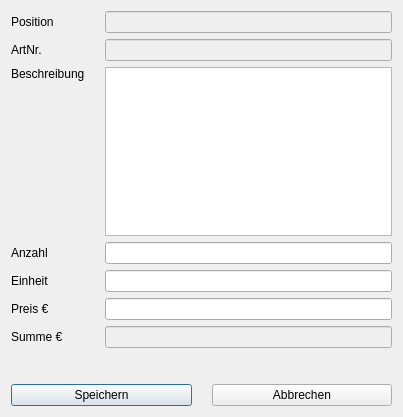
<?xml version="1.0" encoding="UTF-8"?>
<ui version="4.0">
 <class>WindowEditPosition</class>
 <widget class="QDialog" name="WindowEditPosition">
  <property name="geometry">
   <rect>
    <x>0</x>
    <y>0</y>
    <width>403</width>
    <height>417</height>
   </rect>
  </property>
  <property name="sizePolicy">
   <sizepolicy hsizetype="Preferred" vsizetype="Preferred">
    <horstretch>0</horstretch>
    <verstretch>0</verstretch>
   </sizepolicy>
  </property>
  <property name="minimumSize">
   <size>
    <width>0</width>
    <height>0</height>
   </size>
  </property>
  <property name="windowTitle">
   <string>Dialog</string>
  </property>
  <layout class="QVBoxLayout" name="verticalLayout">
   <item>
    <layout class="QGridLayout" name="gridLayout">
     <property name="horizontalSpacing">
      <number>20</number>
     </property>
     <item row="7" column="0">
      <widget class="QLabel" name="label_3">
       <property name="text">
        <string>Summe €</string>
       </property>
      </widget>
     </item>
     <item row="7" column="1">
      <widget class="QLineEdit" name="leEditPosSumme">
       <property name="enabled">
        <bool>false</bool>
       </property>
      </widget>
     </item>
     <item row="6" column="1">
      <widget class="QLineEdit" name="leEditPosPreis"/>
     </item>
     <item row="0" column="0">
      <widget class="QLabel" name="label">
       <property name="text">
        <string>Position</string>
       </property>
      </widget>
     </item>
     <item row="4" column="0">
      <widget class="QLabel" name="label_8">
       <property name="text">
        <string>Anzahl</string>
       </property>
      </widget>
     </item>
     <item row="6" column="0">
      <widget class="QLabel" name="label_6">
       <property name="text">
        <string>Preis €</string>
       </property>
      </widget>
     </item>
     <item row="4" column="1">
      <widget class="QLineEdit" name="leEditPosAnzahl"/>
     </item>
     <item row="1" column="0">
      <widget class="QLabel" name="label_2">
       <property name="text">
        <string>ArtNr.</string>
       </property>
      </widget>
     </item>
     <item row="0" column="1">
      <widget class="QLineEdit" name="leEditPosPosition">
       <property name="enabled">
        <bool>false</bool>
       </property>
      </widget>
     </item>
     <item row="2" column="0">
      <widget class="QLabel" name="lbDescription">
       <property name="text">
        <string>Beschreibung</string>
       </property>
       <property name="alignment">
        <set>Qt::AlignLeading|Qt::AlignLeft|Qt::AlignTop</set>
       </property>
      </widget>
     </item>
     <item row="5" column="1">
      <widget class="QLineEdit" name="leEditPosEinheit"/>
     </item>
     <item row="1" column="1">
      <widget class="QLineEdit" name="leEditPosArtNr">
       <property name="enabled">
        <bool>false</bool>
       </property>
      </widget>
     </item>
     <item row="5" column="0">
      <widget class="QLabel" name="label_4">
       <property name="text">
        <string>Einheit</string>
       </property>
      </widget>
     </item>
     <item row="2" column="1">
      <widget class="QTextEdit" name="teEditPosBezeichnung">
       <property name="sizePolicy">
        <sizepolicy hsizetype="Preferred" vsizetype="Preferred">
         <horstretch>0</horstretch>
         <verstretch>0</verstretch>
        </sizepolicy>
       </property>
       <property name="tabChangesFocus">
        <bool>true</bool>
       </property>
      </widget>
     </item>
    </layout>
   </item>
   <item>
    <spacer name="verticalSpacer">
     <property name="orientation">
      <enum>Qt::Vertical</enum>
     </property>
     <property name="sizeType">
      <enum>QSizePolicy::Fixed</enum>
     </property>
     <property name="sizeHint" stdset="0">
      <size>
       <width>20</width>
       <height>30</height>
      </size>
     </property>
    </spacer>
   </item>
   <item>
    <layout class="QHBoxLayout" name="horizontalLayout_2">
     <property name="spacing">
      <number>20</number>
     </property>
     <item>
      <widget class="QPushButton" name="btnEditPosSave">
       <property name="sizePolicy">
        <sizepolicy hsizetype="Preferred" vsizetype="Preferred">
         <horstretch>0</horstretch>
         <verstretch>0</verstretch>
        </sizepolicy>
       </property>
       <property name="text">
        <string>Speichern</string>
       </property>
      </widget>
     </item>
     <item>
      <widget class="QPushButton" name="btnEditPosCancel">
       <property name="sizePolicy">
        <sizepolicy hsizetype="Preferred" vsizetype="Preferred">
         <horstretch>0</horstretch>
         <verstretch>0</verstretch>
        </sizepolicy>
       </property>
       <property name="text">
        <string>Abbrechen</string>
       </property>
      </widget>
     </item>
    </layout>
   </item>
  </layout>
 </widget>
 <tabstops>
  <tabstop>teEditPosBezeichnung</tabstop>
  <tabstop>leEditPosAnzahl</tabstop>
  <tabstop>leEditPosEinheit</tabstop>
  <tabstop>leEditPosPreis</tabstop>
  <tabstop>leEditPosSumme</tabstop>
  <tabstop>btnEditPosSave</tabstop>
  <tabstop>btnEditPosCancel</tabstop>
  <tabstop>leEditPosArtNr</tabstop>
  <tabstop>leEditPosPosition</tabstop>
 </tabstops>
 <resources/>
 <connections/>
</ui>
